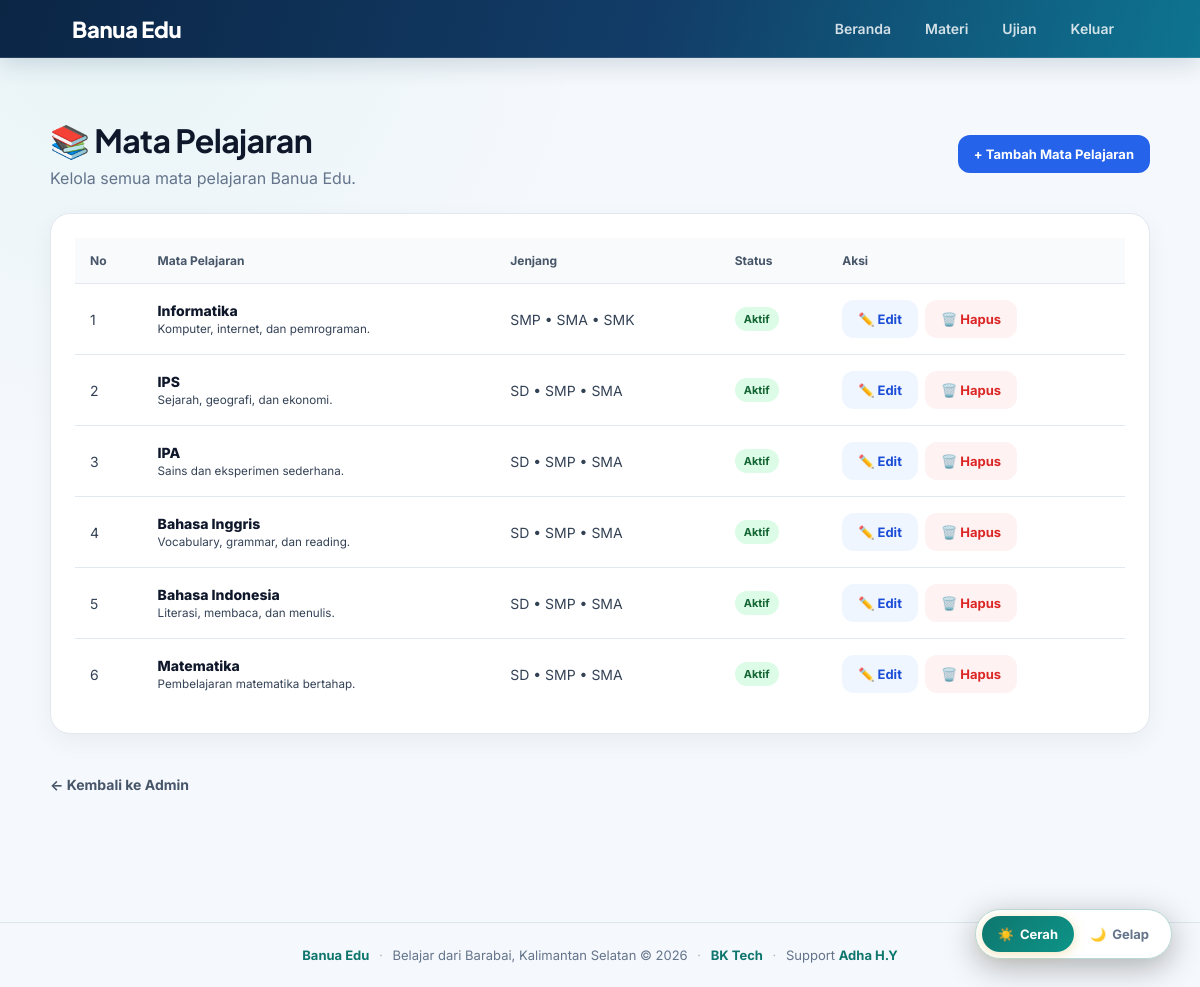
Screenshot of /admin/subjects (signed in) with the database file from the repository.
### app/models.py (models this page shows)
class Subject(db.Model):
    id = db.Column(db.Integer, primary_key=True)
    nama = db.Column(db.String(120), nullable=False)
    jenjang = db.Column(db.String(50), default="SD • SMP • SMA")
    deskripsi = db.Column(db.Text, default="")
    aktif = db.Column(db.Boolean, default=True)
    materials = db.relationship("Material", backref="subject", lazy=True, cascade="all, delete-orphan")
    quizzes = db.relationship("Quiz", backref="subject", lazy=True, cascade="all, delete-orphan")

### app/admin/routes.py (the view)
@admin_bp.get("/subjects")
@admin_required
def subjects():
    subjects = (
        Subject.query
        .order_by(Subject.id.desc())
        .all()
    )
    return render_template(
        "admin/subjects.html",
        subjects=subjects
    )

### app/admin/routes.py (called while the page is built)
def admin_required(fn):
    @wraps(fn)
    @login_required
    def wrapper(*args, **kwargs):
        if current_user.role != "admin":
            return "403 - Akses admin diperlukan.", 403
        return fn(*args, **kwargs)
    return wrapper

### app/models.py (called while the page is built)
@login_manager.user_loader
def load_user(user_id):
    return db.session.get(User, int(user_id))

### templates/admin/subjects.html (shortened to what this page needs)
{% extends "base.html" %}
{% block content %}
<div class="admin-wrap">
    <div class="page-head">
        <div>
            <h1>📚 Mata Pelajaran</h1>
            <p>Kelola semua mata pelajaran Banua Edu.</p>
        </div>
        <a
            href="{{ url_for('admin.new_subject') }}"
            class="btn btn-blue"
        >
            + Tambah Mata Pelajaran
        </a>
    </div>
    <div class="card">
        {% if subjects %}
        <div class="table-wrap">
            <table>
                <thead>
                    <tr>
                        <th>No</th>
                        <th>Mata Pelajaran</th>
                        <th>Jenjang</th>
                        <th>Status</th>
                        <th>Aksi</th>
                    </tr>
                </thead>
                <tbody>
                {% for subject in subjects %}
                    <tr>
                        <td>
                            {{ loop.index }}
                        </td>
                        <td>
                            <div class="subject-name">
                                {{ subject.nama }}
                            </div>
                            {% if subject.deskripsi %}
                            <small>
                                {{ subject.deskripsi }}
                            </small>
                            {% endif %}
                        </td>
                        <td>
                            {{ subject.jenjang or "-" }}
                        </td>
                        <td>
                            {% if subject.aktif %}
                            <span class="badge active">
                                Aktif
                            </span>
                            {% else %}
                            <span class="badge inactive">
                                Tidak Aktif
                            </span>
                            {% endif %}
                        </td>
                        <td>
                            <div class="actions">
                                <a
                                    href="{{ url_for(
                                        'admin.edit_subject',
                                        subject_id=subject.id
                                    ) }}"
                                    class="btn btn-edit"
                                >
                                    ✏️ Edit
                                </a>
                                <form
                                    method="POST"
                                    action="{{ url_for(
                                        'admin.delete_subject',
                                        subject_id=subject.id
                                    ) }}"
                                    class="delete-form"
                                    onsubmit="return confirm(
                                        'Hapus mata pelajaran ini beserta materi, ujian, dan data terkait?'
                                    );"
                                >
                                    <button
                                        type="submit"
                                        class="btn btn-delete"
                                    >
                                        🗑️ Hapus
                                    </button>
                                </form>
                            </div>
                        </td>
                    </tr>
                {% endfor %}
                </tbody>
            </table>
        </div>
        {% endif %}
    </div>
    <a
        href="{{ url_for('admin.index') }}"
        class="back"
    >
        ← Kembali ke Admin
    </a>
</div>
{% endblock %}

### app/templates/base.html (style rules this page uses)
* { box-sizing: border-box; }
html[data-theme="light"] { --bg: #f5f8fc; --bg-card: #ffffff; --bg-nav: linear-gradient(105deg, #0b2545 0%, #123d68 55%, #0e7490 100%); --text: #334155; --text-h: #102a43; --text-muted: #64748b; --accent: #0f766e; --accent-dark: #0d9488; --accent-hover: #14b8a6; --accent-text: #ffffff; --border: #dce7f0; --input-bg: #fff; --input-border: #cbd9e6; --flash-bg: #ecfeff; --flash-text: #155e75; --toggle-bg: #fff; --toggle-border: #b9d9d6; --nav-link: rgba(255,255,255,0.9); }
body { margin: 0; font-family: 'Inter', system-ui, -apple-system, BlinkMacSystemFont, sans-serif; background: radial-gradient(circle at 10% 0%, rgba(20, 184, 166, .06), transparent 32%), var(--bg); color: var(--text); -webkit-font-smoothing: antialiased; min-height: 100vh; transition: background 0.3s ease, color 0.3s ease; }
.card { background: var(--bg-card); border: 1px solid var(--border); border-radius: 18px; padding: 24px; margin-bottom: 20px; box-shadow: 0 12px 28px rgba(25, 55, 80, 0.08); }
h1, h2, h3 { margin-top: 0; color: var(--text-h); font-family: 'Plus Jakarta Sans', sans-serif; letter-spacing: -.02em; }
.btn { display: inline-block; padding: 11px 18px; border-radius: 10px; text-decoration: none; border: 0; cursor: pointer; font-weight: 700; font-size: 14px; font-family: inherit; transition: all 0.2s ease; }
a { color: #0f766e; }

### templates/admin/subjects.html (style rules this page uses)
.admin-wrap { max-width: 1150px; margin: auto; padding: 30px 20px 60px; }
.page-head { display: flex; justify-content: space-between; align-items: center; gap: 15px; margin-bottom: 25px; }
.page-head h1 { margin: 0; color: #0f172a; font-size: 32px; }
.page-head p { margin: 7px 0 0; color: #64748b; }
.btn { display: inline-flex; align-items: center; justify-content: center; gap: 7px; padding: 11px 16px; border-radius: 12px; text-decoration: none; border: 0; cursor: pointer; font-weight: 700; font-size: 13px; }
.btn-blue { background: #2563eb; color: white; }
.btn-edit { background: #eff6ff; color: #1d4ed8; }
.btn-delete { background: #fef2f2; color: #dc2626; }
.card { background: white; border: 1px solid #e2e8f0; border-radius: 20px; overflow: hidden; box-shadow: 0 8px 25px rgba(15,23,42,.05); }
.table-wrap { overflow-x: auto; }
table { width: 100%; border-collapse: collapse; }
th { background: #f8fafc; color: #475569; font-size: 12px; text-align: left; padding: 15px; }
td { padding: 16px 15px; border-top: 1px solid #e2e8f0; color: #334155; font-size: 14px; }
.subject-name { color: #0f172a; font-weight: 800; }
.badge { display: inline-block; padding: 5px 9px; border-radius: 999px; background: #f1f5f9; color: #475569; font-size: 11px; font-weight: 700; }
.active { background: #dcfce7; color: #166534; }
.actions { display: flex; gap: 7px; flex-wrap: wrap; }
.delete-form { margin: 0; }
.back { display: inline-block; margin-top: 22px; color: #475569; text-decoration: none; font-weight: 700; font-size: 14px; }

### rows the page displays
Subject: nama "Informatika", deskripsi "Komputer, internet, dan pemrograman.", jenjang "SMP • SMA • SMK", aktif "Aktif"
Subject: nama "IPS", deskripsi "Sejarah, geografi, dan ekonomi.", jenjang "SD • SMP • SMA", aktif "Aktif"
Subject: nama "IPA", deskripsi "Sains dan eksperimen sederhana.", jenjang "SD • SMP • SMA", aktif "Aktif"
Subject: nama "Bahasa Inggris", deskripsi "Vocabulary, grammar, dan reading.", jenjang "SD • SMP • SMA", aktif "Aktif"
Subject: nama "Bahasa Indonesia", deskripsi "Literasi, membaca, dan menulis.", jenjang "SD • SMP • SMA", aktif "Aktif"
Subject: nama "Matematika", deskripsi "Pembelajaran matematika bertahap.", jenjang "SD • SMP • SMA", aktif "Aktif"
